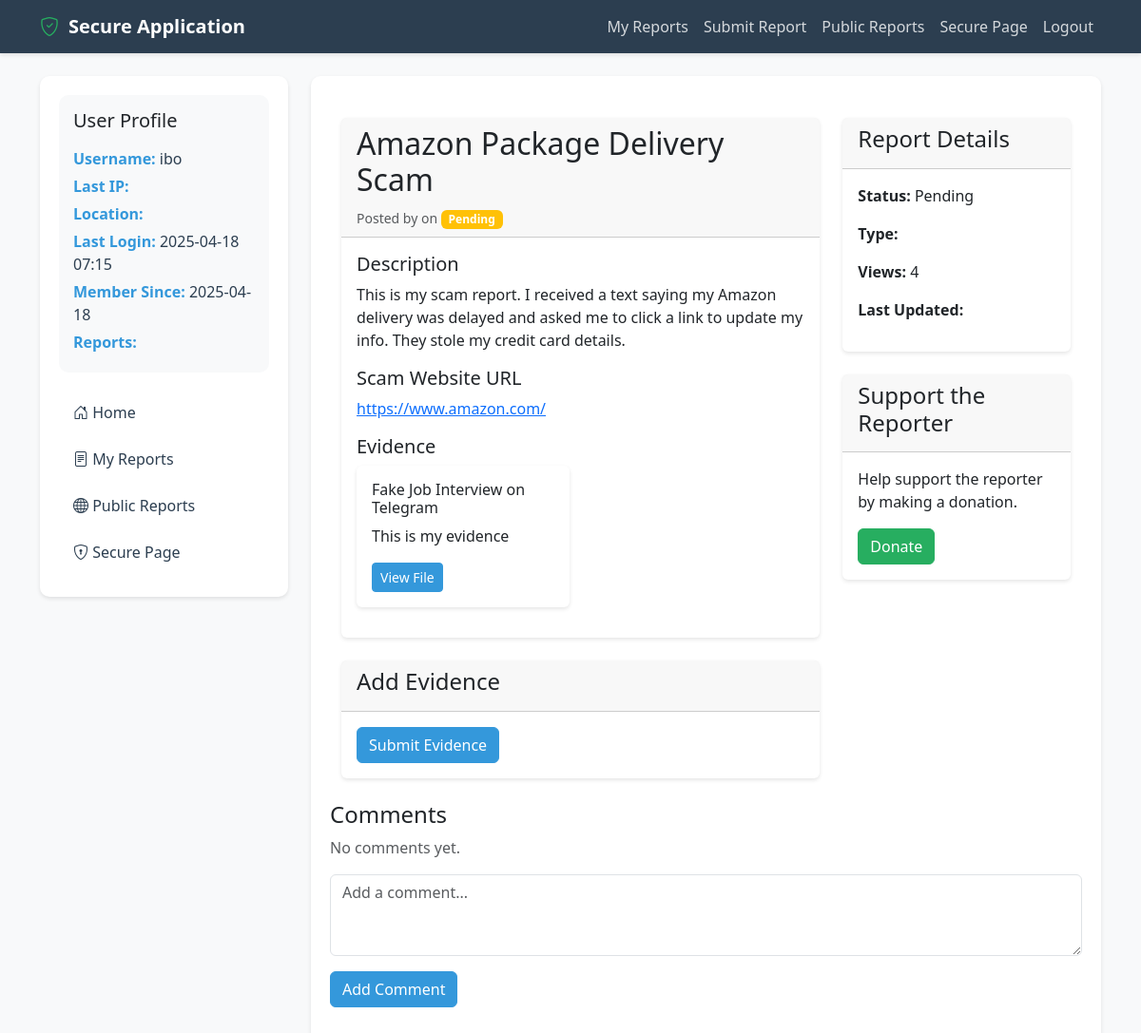
/add-comment/2/ (signed in), run on an earlier commit of the app's database.
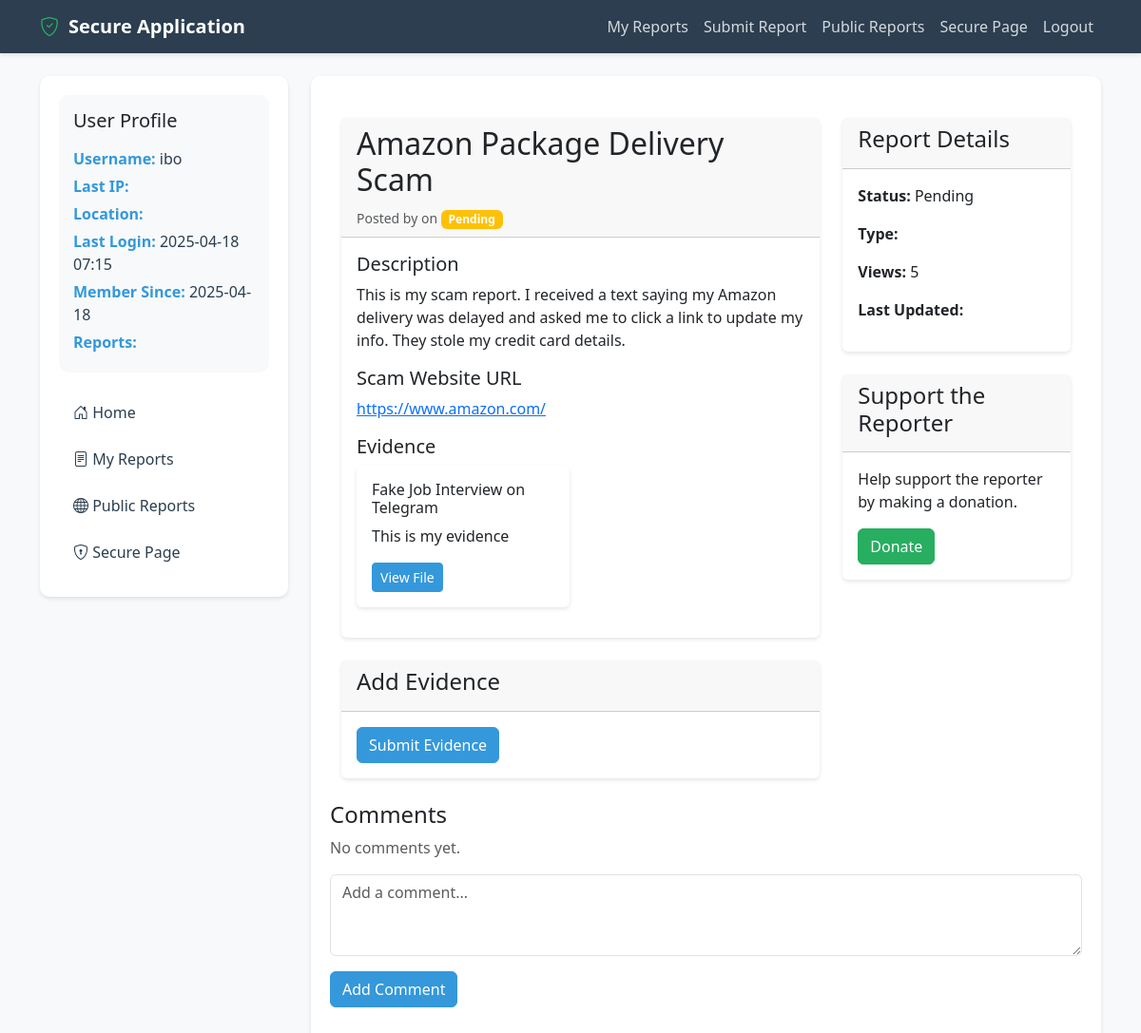
And on a later commit of the database.
### myapp/models.py (models this page shows, shortened)
class ScamReport(models.Model):
    REPORT_TYPES = [
        ('investment', 'Investment Scam'),
        ('shopping', 'Shopping Scam'),
        ('banking', 'Banking Scam'),
        ('social', 'Social Media Scam'),
        ('other', 'Other')
    ]
    STATUS_CHOICES = [
        ('pending', 'Pending'),
        ('verified', 'Verified'),
        ('rejected', 'Rejected')
    ]
    reporter = models.ForeignKey(
        User,
        on_delete=models.SET_NULL,
        null=True,
        related_name='submitted_reports',
        help_text='User who submitted this report'
    )
    report_type = models.CharField(max_length=20, choices=REPORT_TYPES)
    title = models.CharField(max_length=200)
    description = models.TextField()
    scam_url = models.URLField(blank=True, null=True)
    domain_age = models.CharField(max_length=100, blank=True, null=True)
    domain_registrar = models.CharField(max_length=200, blank=True, null=True)
    domain_country = models.CharField(max_length=100, blank=True, null=True)
    is_blacklisted = models.BooleanField(default=False)
    blacklist_details = models.TextField(blank=True, null=True)
    status = models.CharField(max_length=20, choices=STATUS_CHOICES, default='pending')
    is_public = models.BooleanField(default=True)
    submission_date = models.DateTimeField(auto_now_add=True)
    last_updated = models.DateTimeField(auto_now=True)
    view_count = models.IntegerField(default=0)
    is_flagged = models.BooleanField(default=False)
    flag_reason = models.TextField(blank=True, null=True)
    flagged_by = models.ForeignKey(User, on_delete=models.SET_NULL, null=True, blank=True, related_name='flagged_reports')
    verified_by = models.ForeignKey(User, on_delete=models.SET_NULL, null=True, blank=True, related_name='verified_reports')
    verification_date = models.DateTimeField(null=True, blank=True)
    views = models.IntegerField(default=0)
    class Meta:
        ordering = ['-submission_date']
        verbose_name = 'Scam Report'
        verbose_name_plural = 'Scam Reports'

### myapp/views.py (the view)
# urls.py: path('add-comment/<int:report_id>/', views.add_comment, name='add_comment'),
@login_required
def add_comment(request, report_id):
    report = get_object_or_404(ScamReport, id=report_id)
    if request.method == 'POST':
        form = CommentForm(request.POST)
        if form.is_valid():
            comment = form.save(commit=False)
            comment.report = report
            comment.user = request.user
            comment.save()
            messages.success(request, 'Your comments has been added successfully.')
            return redirect('view_report', report_id=report.id)
    else:
        form = CommentForm()
    return render(request, 'view_report.html', {'report': report, 'comment_form': form})

### myapp/forms.py
class CommentForm(forms.ModelForm):
    class Meta:
        model = ReportComment
        fields = ['content']
        labels = {
            'content': 'Comment'
        }
        widgets = {
            'content': forms.Textarea(attrs={'rows': 3, 'class': 'form-control'})
        }
    def __init__(self, *args, **kwargs):
        super().__init__(*args, **kwargs)
        self.helper = FormHelper()
        self.helper.layout = Layout(
            Field('content'),
            ButtonHolder(
                Submit('submit', 'Post Comment', css_class='btn-primary')
            )
        )

### myapp/templates/view_report.html (shortened to what the changed rows need)
{% extends 'base.html' %}
{% load crispy_forms_tags %}
{% block content %}
<div class="container mt-4">
    <div class="row">
        <div class="col-md-8">
            <div class="card mb-4">
                <div class="card-header">
                    <h2>{{ report.title }}</h2>
                    <div class="text-muted">
                        <small>Posted by {{ report.user.email }} on {{ report.created_at|date:"F d, Y" }}</small>
                        <span class="badge {% if report.status == 'verified' %}bg-success{% elif report.status == 'pending' %}bg-warning{% else %}bg-danger{% endif %}">
                            {{ report.get_status_display }}
                        </span>
                    </div>
                </div>
                <div class="card-body">
                    <h5>Description</h5>
                    <p>{{ report.description }}</p>
                    <h5>Scam Website URL</h5>
                    <p><a href="{{ report.scam_url }}" target="_blank">{{ report.scam_url }}</a></p>
                    <h5>Evidence</h5>
                    {% if report.evidence.all %}
                        <div class="row">
                            {% for evidence in report.evidence.all %}
                            <div class="col-md-6 mb-3">
                            </div>
                            {% endfor %}
                        </div>
                    {% else %}
                        <p>No evidence provided.</p>
                    {% endif %}
                </div>
            </div>
        </div>
        <div class="col-md-4">
            <div class="card mb-4">
                <div class="card-body">
                    <p><strong>Status:</strong> {{ report.get_status_display }}</p>
                    <p><strong>Type:</strong> {{ report.get_type_display }}</p>
                    <p><strong>Views:</strong> {{ report.views }}</p>
                    <p><strong>Last Updated:</strong> {{ report.updated_at|date:"F d, Y" }}</p>
                </div>
            </div>
        </div>
    </div>
</div>
{% endblock %}

What changed in the data, as far as the page shows it:
changed ScamReport "Amazon Package Delivery Scam": views "4" → "5"
